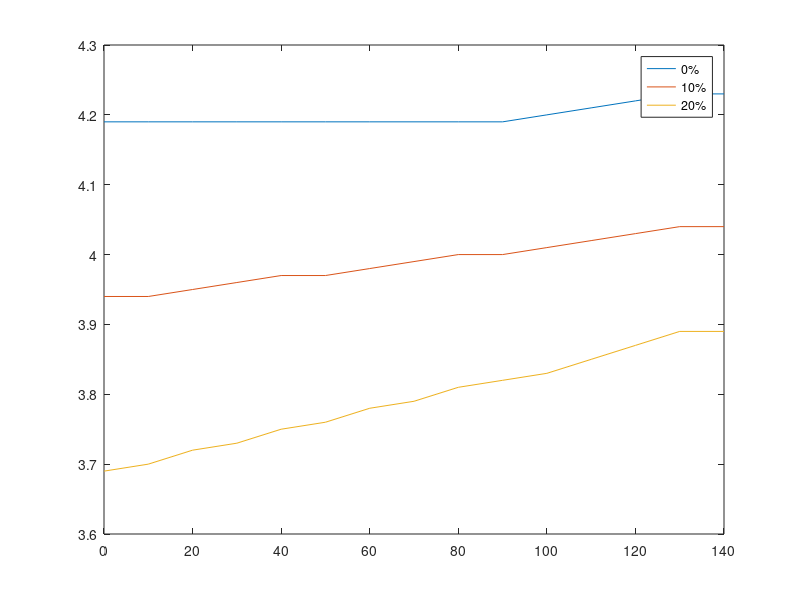

This chart was generated by the following MATLAB code: (Note: this script raises an error after producing the figure.)
%%%%%%%%%%%%%%%%%%%%%%%%%%%%%%%%%%%%%%%%%%%%%%
% Calculations relating to the wort_cp.m function
% Master thesis: Modeling and control of temperature dependent processes of batch beer brewing
% By: Alexander Lydh
%       Oscar Stjernberg
%   2018
%%%%%%%%%%%%%%%%%%%%%%%%%%%%%%%%%%%%%%%%%%%%%%
clc
clear
close all

% Load the measured specific heat capacity for different sugar contents
% Numbers from 
wort_cp_data=load("wort_cp_data.txt");
% Temperature
T= wort_cp_data(:,1);
% Sugar content 0%
s_0=wort_cp_data(:,2);	
% Sugar content 10%
s_10=wort_cp_data(:,3);	
% Sugar content 20%
s_20=wort_cp_data(:,4);

 plot(T,s_0)
 hold on
 plot(T,s_10)
 plot(T,s_20)
 legend("0%","10%","20%")

% Find best fitting polynomial for sugar concentration = 0%
P0=polyfit(T,s_0,1);
% Find best fitting polynomial for sugar concentration = 10%
P1=polyfit(T,s_10,1);
% Find best fitting polynomial for sugar concentration = 20%
P2=polyfit(T,s_20,1);

% calculating the average coefficients of the specific heat capacity given
% sugar concentration
k_cp_wort=P0(1);
m_cp_wort=P0(2);

% Find the change of the coefficients depending on the sugar content
k_diff_sugar=mean(diff([P0(1) P1(1) P2(1)]));
m_cp_diff=mean(diff([P0(2) P1(2) P2(2)]));

% Construct 3d-plot to visualize the function
temp=linspace(0,100);
s_content=linspace(0,20);

for i=1:length(temp)
    for j=1:length(s_content)
    cp(i,j)=wort_cp(temp(i),s_content(j));
    end
end

surf(temp,s_content,cp)
title("Specific heat capacity of wort depending on sugar content and temperature")
xlabel("Temperature [C]")
ylabel("Sugar content [%]")
zlabel("Specific heat capacity ^{kgm^2}/_{Ks^2}")











